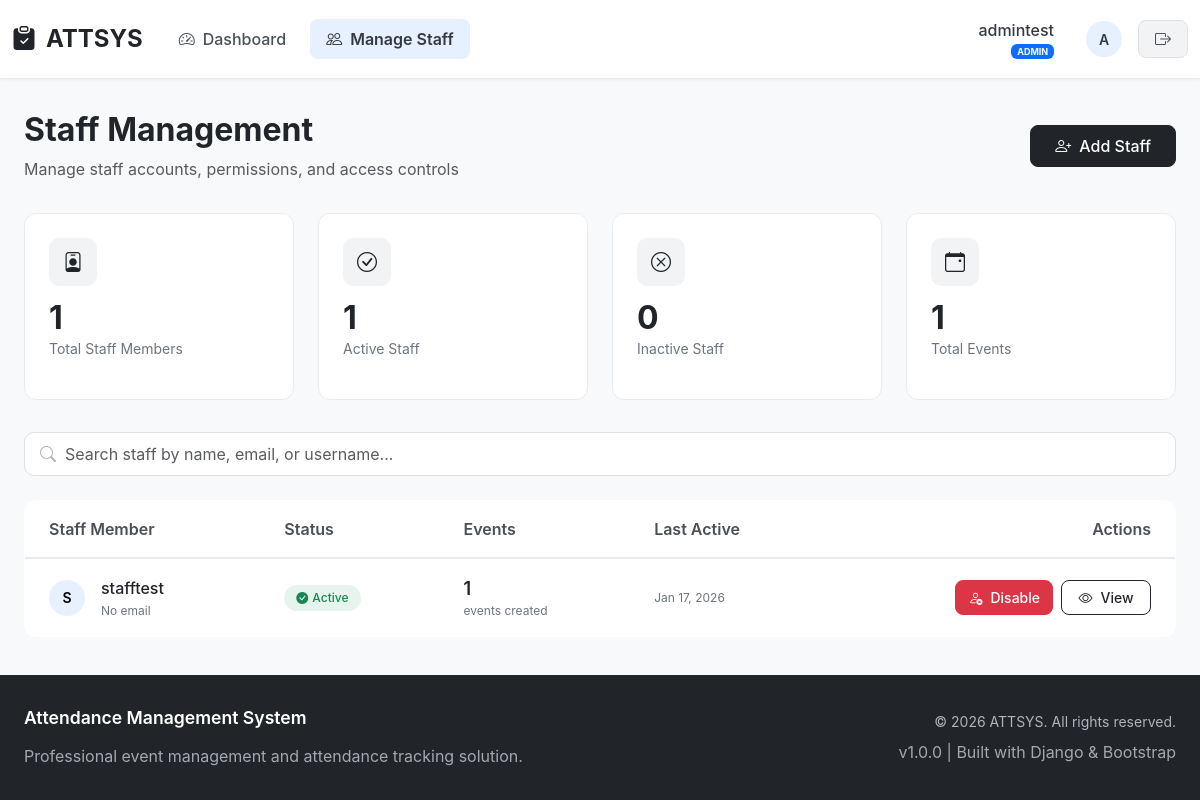
The page /staff/ (signed in) on the database its author committed.
### attsys/models.py (models this page shows, shortened)
class User(AbstractUser):
    ROLE_CHOICES = (
        ('ADMIN', 'Admin'),
        ('STAFF', 'Staff'),
    )
    role = models.CharField(max_length=10, choices=ROLE_CHOICES, default='STAFF')
    phone_number = models.CharField(max_length=15, blank=True)

### attsys/views.py (the view)
# urls.py: path('staff/', views.manage_staff, name='manage_staff'),
@login_required
def manage_staff(request):
    if not request.user.is_active:
        return redirect('login')
    if request.user.role != 'ADMIN':
        return HttpResponseForbidden("Admins only")
    staff_users = User.objects.filter(role='STAFF')
    active_staff_count = staff_users.filter(is_active=True).count()
    inactive_staff_count = staff_users.filter(is_active=False).count()
    total_events = Event.objects.count()
    return render(request, 'manage_staff.html', {
        'staff_users': staff_users,
        'active_staff_count': active_staff_count,
        'inactive_staff_count': inactive_staff_count,
        'total_events': total_events
    })

### attsys/templates/manage_staff.html (shortened to what this page needs)
{% extends 'base.html' %}
{% block content %}
<div class="staff-management-container">
    <div class="page-header">
        <div class="d-flex justify-content-between align-items-center">
            <div>
                <h1 class="h2 fw-bold mb-2 text-dark">Staff Management</h1>
                <p class="text-muted mb-0">
                    Manage staff accounts, permissions, and access controls
                </p>
            </div>
            <button class="btn-add-staff" data-bs-toggle="modal" data-bs-target="#addStaffModal">
                <i class="bi bi-person-plus"></i>
                Add Staff
            </button>
        </div>
    </div>
    <div class="stats-grid">
        <div class="stat-card">
            <div class="stat-icon">
                <i class="bi bi-person-badge"></i>
            </div>
            <div class="stat-value">{{ staff_users|length }}</div>
            <div class="stat-label">Total Staff Members</div>
        </div>
        <div class="stat-card">
            <div class="stat-icon">
                <i class="bi bi-check-circle"></i>
            </div>
            <div class="stat-value">{{ active_staff_count }}</div>
            <div class="stat-label">Active Staff</div>
        </div>
        <div class="stat-card">
            <div class="stat-icon">
                <i class="bi bi-x-circle"></i>
            </div>
            <div class="stat-value">{{ inactive_staff_count }}</div>
            <div class="stat-label">Inactive Staff</div>
        </div>
        <div class="stat-card">
            <div class="stat-icon">
                <i class="bi bi-calendar-event"></i>
            </div>
            <div class="stat-value">{{ total_events }}</div>
            <div class="stat-label">Total Events</div>
        </div>
    </div>
    <div class="search-container">
        <i class="bi bi-search search-icon"></i>
        <input type="text" class="form-control search-input" id="staffSearch"
               placeholder="Search staff by name, email, or username...">
    </div>
    <div class="table-responsive">
        <table class="table table-hover mb-0 staff-table">
            <thead>
                <tr>
                    <th class="ps-4">Staff Member</th>
                    <th>Status</th>
                    <th>Events</th>
                    <th>Last Active</th>
                    <th class="pe-4 text-end">Actions</th>
                </tr>
            </thead>
            <tbody id="staffTableBody">
                {% for staff in staff_users %}
                <tr class="staff-row" data-search="{{ staff.username }} {{ staff.email }}">
                    <td class="ps-4">
                        <div class="d-flex align-items-center">
                            <div class="user-avatar me-3">
                                {{ staff.username|first|upper }}
                            </div>
                            <div>
                                <div class="staff-name">{{ staff.username }}</div>
                                <div class="staff-email">{{ staff.email|default:"No email" }}</div>
                            </div>
                        </div>
                    </td>
                    <td>
                        {% if staff.is_active %}
                            <span class="status-badge status-active">
                                <i class="bi bi-check-circle-fill me-1"></i>
                                Active
                            </span>
                        {% else %}
                            <span class="status-badge status-inactive">
                                <i class="bi bi-x-circle-fill me-1"></i>
                                Disabled
                            </span>
                        {% endif %}
                    </td>
                    <td>
                        <div class="event-count">
                            {{ staff.events.count|default:0 }}
                        </div>
                        <div class="event-label">
                            events created
                        </div>
                    </td>
                    <td>
                        <div class="last-active">
                            {% if staff.last_login %}
                                {{ staff.last_login|date:"M d, Y" }}
                            {% else %}
                                Never logged in
                            {% endif %}
                        </div>
                    </td>
                    <td class="pe-4">
                        <div class="action-buttons">
                            <form method="post" action="{% url 'toggle_staff' staff.id %}" class="d-inline">
                                {% if staff.is_active %}
                                    <button type="submit" class="btn btn-toggle-danger btn-toggle">
                                        <i class="bi bi-person-x"></i>
                                        Disable
                                    </button>
                                {% else %}
                                    <button type="submit" class="btn btn-toggle-success btn-toggle">
                                        <i class="bi bi-person-check"></i>
                                        Enable
                                    </button>
                                {% endif %}
                            </form>
                            <button class="btn btn-outline-dark btn-toggle"
                                    onclick="viewStaffDetails('{{ staff.id }}')">
                                <i class="bi bi-eye"></i>
                                View
                            </button>
                        </div>
                    </td>
                </tr>
                {% endfor %}
            </tbody>
        </table>
    </div>
</div>
{% endblock %}

### attsys/templates/base.html (shortened to what this page needs)
<!DOCTYPE html>
<html lang="en">
<head>
    <link href="https://cdn.jsdelivr.net/npm/bootstrap@5.3.2/dist/css/bootstrap.min.css" rel="stylesheet">
    <link rel="stylesheet" href="https://cdn.jsdelivr.net/npm/bootstrap-icons@1.11.0/font/bootstrap-icons.css">
</head>
<body>
    <nav class="navbar navbar-expand-lg navbar-light">
        <div class="container-fluid">
            <a class="navbar-brand d-flex align-items-center" href="{% url 'dashboard' %}">
                <i class="bi bi-clipboard-check-fill"></i>
                ATTSYS
            </a>
            <div class="collapse navbar-collapse" id="navbarNav">
                <ul class="navbar-nav me-auto">
                    {% if user.is_authenticated %}
                        {% if user.role == 'ADMIN' %}
                            <li class="nav-item">
                                <a class="nav-link {% if request.resolver_match.url_name == 'admin_dashboard' %}active{% endif %}"
                                   href="{% url 'dashboard' %}">
                                    <i class="bi bi-speedometer2"></i>Dashboard
                                </a>
                            </li>
                        {% endif %}
                        {% if user.role == 'ADMIN' %}
                            <li class="nav-item">
                                <a class="nav-link {% if request.resolver_match.url_name == 'manage_staff' %}active{% endif %}"
                                   href="{% url 'manage_staff' %}">
                                    <i class="bi bi-people"></i>Manage Staff
                                </a>
                            </li>
                        {% endif %}
                    {% endif %}
                </ul>
                {% if user.is_authenticated %}
                <div class="navbar-nav align-items-center ms-auto">
                    <div class="nav-item">
                        <div class="user-info">
                            <div class="text-end me-3">
                                <div class="user-name">{{ user.username }}</div>
                                <div class="user-role">
                                    {% if user.role == 'ADMIN' %}
                                    <span class="badge bg-primary">ADMIN</span>
                                    {% else %}
                                    <span class="badge bg-secondary">STAFF</span>
                                    {% endif %}
                                </div>
                            </div>
                            <div class="user-avatar">
                                {{ user.username|first|upper }}
                            </div>
                            <form method="post" action="{% url 'logout' %}" class="m-0">
                                <button type="submit" class="btn-logout">
                                    <i class="bi bi-box-arrow-right"></i>
                                </button>
                            </form>
                        </div>
                    </div>
                </div>
                {% endif %}
            </div>
        </div>
    </nav>
    <main>
        <div class="container-fluid px-4">
            {% block content %}{% endblock %}
        </div>
    </main>
    <footer class="footer">
        <div class="container-fluid px-4">
            <div class="row align-items-center">
                <div class="col-md-6">
                    <h6 class="footer-title">Attendance Management System</h6>
                    <p class="mb-0 fs-7 opacity-75">
                        Professional event management and attendance tracking solution.
                    </p>
                </div>
                <div class="col-md-6 text-md-end mt-3 mt-md-0">
                    <div class="copyright">
                        © {% now "Y" %} ATTSYS. All rights reserved.
                    </div>
                    <div class="mt-2 fs-8 opacity-75">
                        v1.0.0 | Built with Django & Bootstrap
                    </div>
                </div>
            </div>
        </div>
    </footer>
</body>
</html>

### attsys/templates/base.html (style rules this page uses)
:root { --primary: #21252; --primary-light: rgba(13, 110, 253, 0.1); --secondary: #6c757d; --success: #198754; --success-light: rgba(25, 135, 84, 0.1); --warning: #fd7e14; --warning-light: rgba(253, 126, 20, 0.1); --info: #0dcaf0; --info-light: rgba(13, 202, 240, 0.1); --purple: #6f42c1; --purple-light: rgba(111, 66, 193, 0.1); --dark: #212529; --light: #f8f9fa; --gray-50: #f8f9fa; --gray-100: #f1f3f5; --gray-200: #e9ecef; --gray-300: #dee2e6; --gray-400: #ced4da; --gray-500: #adb5bd; --gray-600: #6c757d; --gray-700: #495057; --gray-800: #343a40; --gray-900: #212529; --border-radius: 12px; --border-radius-sm: 8px; --box-shadow: 0 4px 6px -1px rgba(0, 0, 0, 0.1), 0 2px 4px -1px rgba(0, 0, 0, 0.06); --box-shadow-hover: 0 10px 15px -3px rgba(0, 0, 0, 0.1), 0 4px 6px -2px rgba(0, 0, 0, 0.05); }
body { background-color: #f8f9fa; font-family: -apple-system, BlinkMacSystemFont, 'Segoe UI', Roboto, 'Helvetica Neue', Arial, sans-serif; color: var(--gray-800); min-height: 100vh; display: flex; flex-direction: column; }
.navbar { position: sticky; top: 0; z-index: 1030; transition: all 0.3s ease; background: white; border-bottom: 1px solid var(--gray-200); box-shadow: 0 1px 3px rgba(0, 0, 0, 0.05); padding: 1rem 0; }
.navbar-brand { font-weight: 700; font-size: 1.5rem; color: var(--dark) !important; }
.navbar-brand i { margin-right: 10px; color: var(--primary); }
.nav-link { font-weight: 500; color: var(--gray-700) !important; padding: 0.5rem 1rem !important; margin: 0 0.25rem; border-radius: var(--border-radius-sm); transition: all 0.2s ease; }
.nav-link.active { background: var(--primary-light); color: var(--primary) !important; font-weight: 600; }
.nav-link i { margin-right: 8px; }
.user-info { display: flex; align-items: center; gap: 1rem; }
.user-avatar { width: 36px; height: 36px; background: var(--gray-200); border-radius: 50%; display: flex; align-items: center; justify-content: center; font-weight: 600; font-size: 0.875rem; }
.user-name { font-weight: 500; color: var(--gray-800); }
.user-role { font-size: 0.75rem; color: var(--gray-600); }
.btn-logout { background: var(--gray-100); border: 1px solid var(--gray-300); color: var(--gray-700); padding: 0.375rem 1rem; border-radius: var(--border-radius-sm); font-weight: 500; transition: all 0.2s ease; }
.container-fluid { max-width: 1400px; }
main { flex: 1; padding: 2rem 0; }
.footer { background: var(--gray-900); color: var(--gray-400); padding: 2rem 0; margin-top: auto; }
.copyright { font-size: 0.875rem; color: var(--gray-500); }
.footer-title { color: white; font-weight: 600; margin-bottom: 1rem; font-size: 1.1rem; }
.btn { border-radius: var(--border-radius-sm); font-weight: 500; padding: 0.5rem 1.5rem; }
.form-control, .form-select { border-radius: var(--border-radius-sm); border: 1px solid var(--gray-300); padding: 0.5rem 1rem; }
.table th { font-weight: 600; color: var(--gray-700); border-bottom-width: 2px; }

### rows shown on the page
User: username "admintest", username|first "A"
User: username|first "S", username "stafftest", email "No email", is_active True (drawn), events.count "1", last_login "Jan 17, 2026"

### other values the page prints
{{ staff_users|length }} "1"
{{ active_staff_count }} "1"
{{ inactive_staff_count }} "0"
{{ total_events }} "1"
